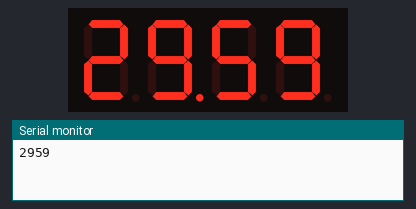
Simulated run of this sketch. Board: Arduino Uno, built with avr-gcc and run on an emulated ATmega328P. On the bench: 4-digit seven-segment display, the last lines printed to the serial monitor.

Above: at 0.1 s.
At 5.1 s:
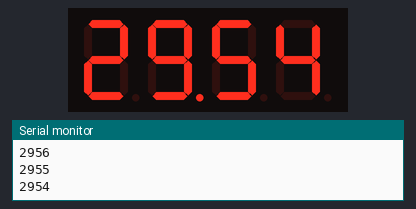
At 9.1 s:
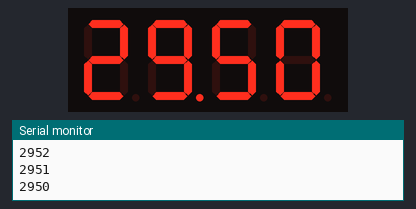
At 19.1 s:
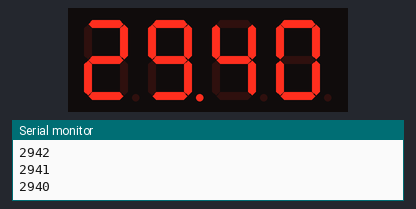
At 29.1 s:
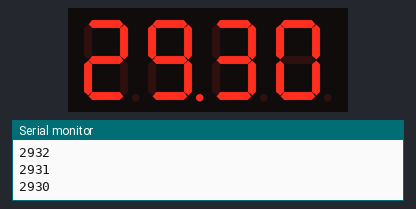
At 39.1 s:
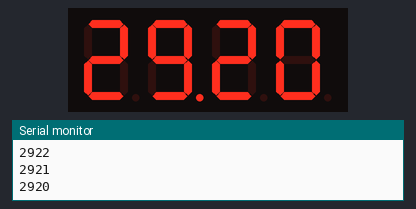

Measured:
- what the display in image 1 shows lasts 1.0 s, from 5.0 s to 6.0 s

The sketch:

timer.ino
```cpp
/*   hulp bij verbinden 7segment en timer
 *   https://haneefputtur.com/7-segment-4-digit-led-display-sma420564-using-arduino.html
 */

#include "SevSeg.h"

SevSeg sevseg; //Instantiate a seven segment controller object

 void setup() {
 byte numDigits = 4;
 byte digitPins[] = {13, 12, 11, 10};
 byte segmentPins[] = {2, 3, 4, 5, 6, 7, 8, 9};
 bool leadingZeros = true;

 Serial.begin(9600);

sevseg.begin(COMMON_CATHODE, numDigits, digitPins, segmentPins);
// If your display is common anode type, please edit comment above line and uncomment below line
// sevseg.begin(COMMON_ANODE, numDigits, digitPins, segmentPins);
sevseg.setBrightness(90);
}

void loop() {
 static unsigned long timer = millis();
 static int deciSeconds = 0;

 if (millis() >= timer) {
 deciSeconds++; // 1000 milliSeconds is equal to 10 deciSecond
 timer += 1000;
 if (deciSeconds == 18000) { // Reset to 0 after counting for 1000 seconds.
 sevseg.setNumber(0,2);
 }
 //Serial.println(berekenTijd(deciSeconds));
 sevseg.setNumber(berekenTijd(deciSeconds), 2);
 }

 sevseg.refreshDisplay(); // Must run repeatedly
}

int berekenTijd(int deci){
  int tijdInSec = 1800 - deci;
  int min = tijdInSec/60;
  int tijd = (min*100)+(tijdInSec-(min*60));
  Serial.println(tijd);
  return tijd;
}
```
